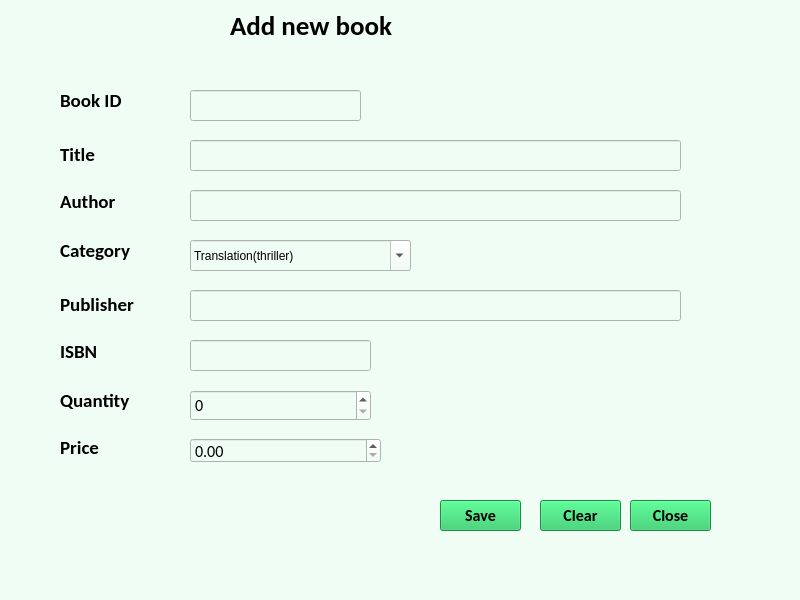
<?xml version="1.0" encoding="UTF-8"?>
<ui version="4.0">
 <class>MainWindow</class>
 <widget class="QMainWindow" name="MainWindow">
  <property name="geometry">
   <rect>
    <x>0</x>
    <y>0</y>
    <width>800</width>
    <height>600</height>
   </rect>
  </property>
  <property name="maximumSize">
   <size>
    <width>16777100</width>
    <height>16777100</height>
   </size>
  </property>
  <property name="windowTitle">
   <string>MainWindow</string>
  </property>
  <property name="windowIcon">
   <iconset theme="QIcon::ThemeIcon::InsertText"/>
  </property>
  <property name="autoFillBackground">
   <bool>false</bool>
  </property>
  <property name="styleSheet">
   <string notr="true">background-color: #F0FDF4;
color: rgb(0, 0, 0);</string>
  </property>
  <widget class="QWidget" name="centralwidget">
   <widget class="QLabel" name="label_2">
    <property name="geometry">
     <rect>
      <x>60</x>
      <y>90</y>
      <width>61</width>
      <height>21</height>
     </rect>
    </property>
    <property name="font">
     <font>
      <family>Calibri</family>
      <pointsize>14</pointsize>
      <bold>true</bold>
     </font>
    </property>
    <property name="text">
     <string>Book ID</string>
    </property>
   </widget>
   <widget class="QLabel" name="label_3">
    <property name="geometry">
     <rect>
      <x>60</x>
      <y>146</y>
      <width>49</width>
      <height>16</height>
     </rect>
    </property>
    <property name="font">
     <font>
      <family>Calibri</family>
      <pointsize>14</pointsize>
      <bold>true</bold>
     </font>
    </property>
    <property name="text">
     <string>Title</string>
    </property>
   </widget>
   <widget class="QLabel" name="label_4">
    <property name="geometry">
     <rect>
      <x>60</x>
      <y>193</y>
      <width>71</width>
      <height>16</height>
     </rect>
    </property>
    <property name="font">
     <font>
      <family>Calibri</family>
      <pointsize>14</pointsize>
      <bold>true</bold>
     </font>
    </property>
    <property name="text">
     <string>Author</string>
    </property>
   </widget>
   <widget class="QLabel" name="label_5">
    <property name="geometry">
     <rect>
      <x>60</x>
      <y>240</y>
      <width>81</width>
      <height>21</height>
     </rect>
    </property>
    <property name="font">
     <font>
      <family>Calibri</family>
      <pointsize>14</pointsize>
      <bold>true</bold>
     </font>
    </property>
    <property name="text">
     <string>Category</string>
    </property>
   </widget>
   <widget class="QLabel" name="label_6">
    <property name="geometry">
     <rect>
      <x>60</x>
      <y>294</y>
      <width>81</width>
      <height>21</height>
     </rect>
    </property>
    <property name="font">
     <font>
      <family>Calibri</family>
      <pointsize>14</pointsize>
      <bold>true</bold>
     </font>
    </property>
    <property name="text">
     <string>Publisher</string>
    </property>
   </widget>
   <widget class="QLabel" name="label_7">
    <property name="geometry">
     <rect>
      <x>60</x>
      <y>343</y>
      <width>49</width>
      <height>16</height>
     </rect>
    </property>
    <property name="font">
     <font>
      <family>Calibri</family>
      <pointsize>14</pointsize>
      <bold>true</bold>
     </font>
    </property>
    <property name="text">
     <string>ISBN</string>
    </property>
   </widget>
   <widget class="QLabel" name="label_8">
    <property name="geometry">
     <rect>
      <x>60</x>
      <y>385</y>
      <width>71</width>
      <height>31</height>
     </rect>
    </property>
    <property name="font">
     <font>
      <family>Calibri</family>
      <pointsize>14</pointsize>
      <bold>true</bold>
     </font>
    </property>
    <property name="text">
     <string>Quantity</string>
    </property>
   </widget>
   <widget class="QLabel" name="label_9">
    <property name="geometry">
     <rect>
      <x>60</x>
      <y>439</y>
      <width>49</width>
      <height>16</height>
     </rect>
    </property>
    <property name="font">
     <font>
      <family>Calibri</family>
      <pointsize>14</pointsize>
      <bold>true</bold>
     </font>
    </property>
    <property name="text">
     <string>Price</string>
    </property>
   </widget>
   <widget class="QLineEdit" name="txtBookId">
    <property name="geometry">
     <rect>
      <x>190</x>
      <y>90</y>
      <width>171</width>
      <height>31</height>
     </rect>
    </property>
    <property name="font">
     <font>
      <family>Calibri</family>
      <pointsize>12</pointsize>
     </font>
    </property>
    <property name="styleSheet">
     <string notr="true"/>
    </property>
    <property name="text">
     <string/>
    </property>
   </widget>
   <widget class="QLineEdit" name="txtTitle">
    <property name="geometry">
     <rect>
      <x>190</x>
      <y>140</y>
      <width>491</width>
      <height>31</height>
     </rect>
    </property>
    <property name="font">
     <font>
      <family>Calibri</family>
      <pointsize>12</pointsize>
     </font>
    </property>
    <property name="text">
     <string/>
    </property>
   </widget>
   <widget class="QLineEdit" name="txtAuthor">
    <property name="geometry">
     <rect>
      <x>190</x>
      <y>190</y>
      <width>491</width>
      <height>31</height>
     </rect>
    </property>
    <property name="font">
     <font>
      <family>Calibri</family>
      <pointsize>12</pointsize>
     </font>
    </property>
   </widget>
   <widget class="QComboBox" name="cmbCategory">
    <property name="geometry">
     <rect>
      <x>190</x>
      <y>240</y>
      <width>221</width>
      <height>31</height>
     </rect>
    </property>
    <property name="maximumSize">
     <size>
      <width>16777100</width>
      <height>16777100</height>
     </size>
    </property>
    <property name="font">
     <font>
      <family>Calibri</family>
      <pointsize>12</pointsize>
     </font>
    </property>
    <property name="editable">
     <bool>true</bool>
    </property>
    <item>
     <property name="text">
      <string>Translation(thriller)</string>
     </property>
    </item>
    <item>
     <property name="text">
      <string>Translation(detective)</string>
     </property>
    </item>
    <item>
     <property name="text">
      <string>Translation(fiction)</string>
     </property>
    </item>
    <item>
     <property name="text">
      <string>Translation(sci-fi)</string>
     </property>
    </item>
    <item>
     <property name="text">
      <string>Translation(horror)</string>
     </property>
    </item>
    <item>
     <property name="text">
      <string>Translation(romance)</string>
     </property>
    </item>
    <item>
     <property name="text">
      <string>Translation(biography)</string>
     </property>
    </item>
    <item>
     <property name="text">
      <string>Non translation(thriller)</string>
     </property>
    </item>
    <item>
     <property name="text">
      <string>Non translation(detective)</string>
     </property>
    </item>
    <item>
     <property name="text">
      <string>Non translation(fiction)</string>
     </property>
    </item>
    <item>
     <property name="text">
      <string>Non translation(sci-fi)</string>
     </property>
    </item>
    <item>
     <property name="text">
      <string>Non translation(horror)</string>
     </property>
    </item>
    <item>
     <property name="text">
      <string>Non translation(romance)</string>
     </property>
    </item>
    <item>
     <property name="text">
      <string>Non translation(biography)</string>
     </property>
    </item>
    <item>
     <property name="text">
      <string>Science</string>
     </property>
    </item>
    <item>
     <property name="text">
      <string>Technology</string>
     </property>
    </item>
    <item>
     <property name="text">
      <string>Religion</string>
     </property>
    </item>
    <item>
     <property name="text">
      <string>History</string>
     </property>
    </item>
    <item>
     <property name="text">
      <string>Education</string>
     </property>
    </item>
    <item>
     <property name="text">
      <string>Children</string>
     </property>
    </item>
    <item>
     <property name="text">
      <string>Other</string>
     </property>
    </item>
   </widget>
   <widget class="QLineEdit" name="txtPublisher">
    <property name="geometry">
     <rect>
      <x>190</x>
      <y>290</y>
      <width>491</width>
      <height>31</height>
     </rect>
    </property>
    <property name="font">
     <font>
      <family>Calibri</family>
      <pointsize>12</pointsize>
     </font>
    </property>
   </widget>
   <widget class="QLineEdit" name="txtISBN">
    <property name="geometry">
     <rect>
      <x>190</x>
      <y>340</y>
      <width>181</width>
      <height>31</height>
     </rect>
    </property>
    <property name="font">
     <font>
      <family>Calibri</family>
      <pointsize>12</pointsize>
     </font>
    </property>
   </widget>
   <widget class="QSpinBox" name="spnQuantity">
    <property name="geometry">
     <rect>
      <x>190</x>
      <y>390</y>
      <width>181</width>
      <height>31</height>
     </rect>
    </property>
    <property name="font">
     <font>
      <family>Calibri</family>
      <pointsize>12</pointsize>
     </font>
    </property>
    <property name="maximum">
     <number>1000</number>
    </property>
    <property name="stepType">
     <enum>QAbstractSpinBox::StepType::DefaultStepType</enum>
    </property>
   </widget>
   <widget class="QDoubleSpinBox" name="spnPrice">
    <property name="geometry">
     <rect>
      <x>190</x>
      <y>438</y>
      <width>191</width>
      <height>25</height>
     </rect>
    </property>
    <property name="font">
     <font>
      <family>Calibri</family>
      <pointsize>12</pointsize>
     </font>
    </property>
    <property name="maximum">
     <double>10000.989999999999782</double>
    </property>
   </widget>
   <widget class="QLabel" name="label">
    <property name="geometry">
     <rect>
      <x>230</x>
      <y>10</y>
      <width>221</width>
      <height>31</height>
     </rect>
    </property>
    <property name="font">
     <font>
      <family>Calibri</family>
      <pointsize>20</pointsize>
      <bold>true</bold>
     </font>
    </property>
    <property name="text">
     <string>Add new book</string>
    </property>
   </widget>
   <widget class="QPushButton" name="btnclr">
    <property name="geometry">
     <rect>
      <x>540</x>
      <y>500</y>
      <width>81</width>
      <height>31</height>
     </rect>
    </property>
    <property name="font">
     <font>
      <family>Calibri</family>
      <pointsize>12</pointsize>
      <bold>true</bold>
     </font>
    </property>
    <property name="styleSheet">
     <string notr="true">background-color: #22C55E;</string>
    </property>
    <property name="text">
     <string>Clear</string>
    </property>
   </widget>
   <widget class="QPushButton" name="btnclose">
    <property name="geometry">
     <rect>
      <x>630</x>
      <y>500</y>
      <width>81</width>
      <height>31</height>
     </rect>
    </property>
    <property name="font">
     <font>
      <family>Calibri</family>
      <pointsize>12</pointsize>
      <bold>true</bold>
     </font>
    </property>
    <property name="styleSheet">
     <string notr="true">background-color: #22C55E;</string>
    </property>
    <property name="text">
     <string>Close</string>
    </property>
   </widget>
   <widget class="QPushButton" name="btnsave">
    <property name="geometry">
     <rect>
      <x>440</x>
      <y>500</y>
      <width>81</width>
      <height>31</height>
     </rect>
    </property>
    <property name="font">
     <font>
      <family>Calibri</family>
      <pointsize>12</pointsize>
      <bold>true</bold>
     </font>
    </property>
    <property name="styleSheet">
     <string notr="true">background-color: #22C55E;</string>
    </property>
    <property name="text">
     <string>Save</string>
    </property>
   </widget>
  </widget>
  <widget class="QMenuBar" name="menubar">
   <property name="geometry">
    <rect>
     <x>0</x>
     <y>0</y>
     <width>800</width>
     <height>21</height>
    </rect>
   </property>
  </widget>
  <widget class="QStatusBar" name="statusbar"/>
  <action name="actionLMS">
   <property name="text">
    <string>LMS</string>
   </property>
  </action>
 </widget>
 <resources/>
 <connections/>
</ui>
